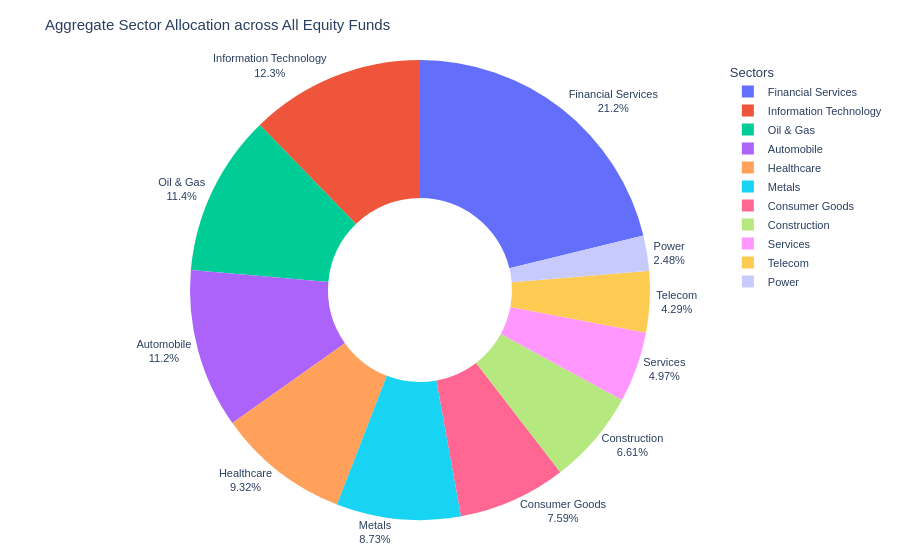

The code cell stored with this chart in its notebook:
### Markdown cell above
**Insight 9 (Folio Count Growth)**: Retail folio count grew 97% from 13.26 Cr in Jan 2022 to 26.12 Cr in Dec 2025, crossing key milestones of 15 Cr in Aug 2022, 20 Cr in Nov 2023, and 25 Cr in Sep 2025. (See [Chart 16](../reports/charts/chart16_folio_growth.png))

### Code cell
# Aggregate sector weights from portfolio_holdings across all equity funds
df_sec_weights = df_holdings.groupby('sector')['weight_pct'].sum().reset_index()
# Normalize weights so they sum to 100%
df_sec_weights['weight_pct'] = (df_sec_weights['weight_pct'] / df_sec_weights['weight_pct'].sum()) * 100.0
df_sec_weights = df_sec_weights.sort_values(by='weight_pct', ascending=False)

# Donut Chart
fig = px.pie(
    df_sec_weights, 
    values='weight_pct', 
    names='sector', 
    hole=0.4,
    title='Aggregate Sector Allocation across All Equity Funds'
)

fig.update_traces(
    textinfo='percent+label',
    textposition='outside',
    insidetextorientation='radial'
)

fig.update_layout(
    font=dict(family="Arial", size=11),
    legend_title='Sectors',
    margin=dict(l=40, r=40, t=60, b=40)
)

# Save chart as static PNG
fig.write_image("../reports/charts/chart17_sector_allocation.png", width=900, height=550, scale=2)
fig.show()

### Figure 1 — Plotly figure (JSON) as saved in the notebook; plotly's stock layout.template omitted (floating-point values rounded to 4 significant figures)
{"data": [{"domain": {"x": [0.0, 1.0], "y": [0.0, 1.0]}, "hole": 0.4, "hovertemplate": "sector=%{label}<br>weight_pct=%{value}<extra></extra>", "insidetextorientation": "radial", "labels": ["Financial Services", "Information Technology", "Oil & Gas", "Automobile", "Healthcare", "Metals", "Consumer Goods", "Construction", "Services", "Telecom", "Power"], "legendgroup": "", "name": "", "showlegend": true, "textinfo": "percent+label", "textposition": "outside", "type": "pie", "values": [21.19, 12.26, 11.36, 11.19, 9.315, 8.728, 7.589, 6.615, 4.973, 4.294, 2.48]}], "layout": {"font": {"family": "Arial", "size": 11}, "legend": {"title": {"text": "Sectors"}, "tracegroupgap": 0}, "margin": {"b": 40, "l": 40, "r": 40, "t": 60}, "title": {"text": "Aggregate Sector Allocation across All Equity Funds"}}}
